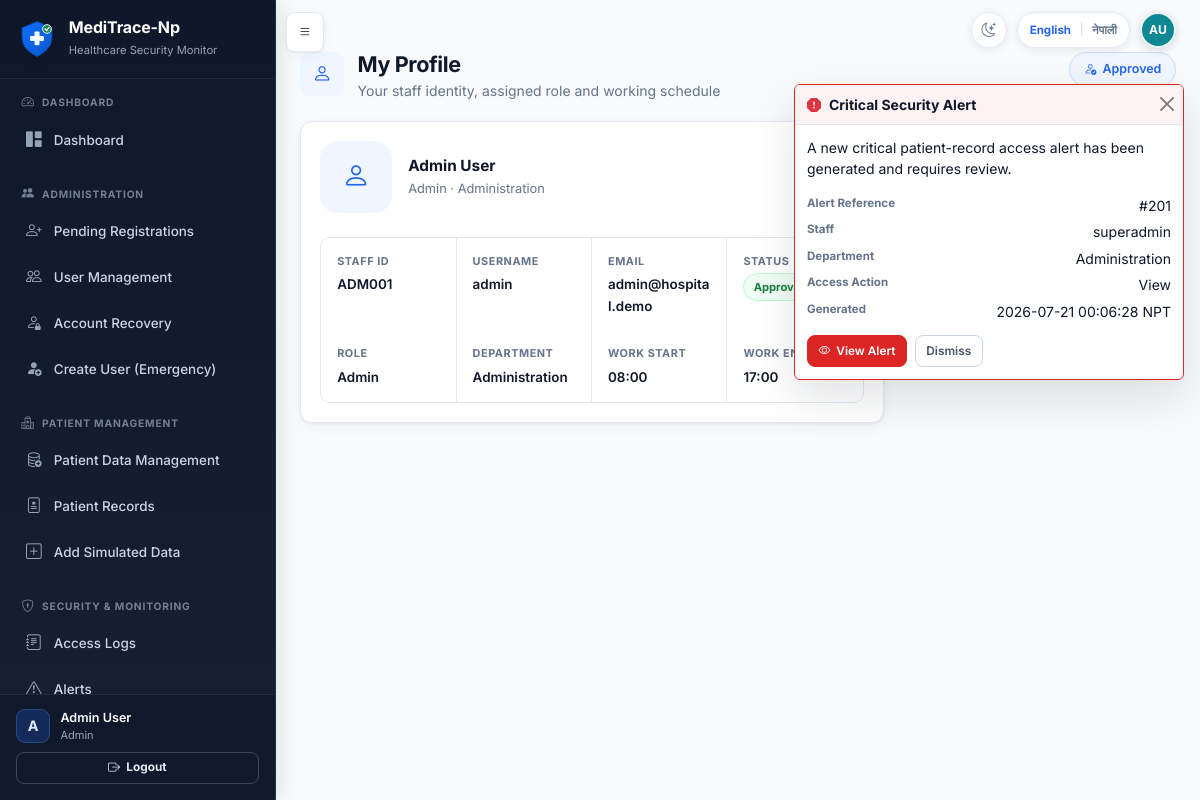
The page /staff/profile (signed in) on the database its author committed.
### tables this page shows
CREATE TABLE users (
            id INTEGER PRIMARY KEY AUTOINCREMENT,
            full_name TEXT NOT NULL,
            staff_id TEXT NOT NULL UNIQUE,
            email TEXT NOT NULL UNIQUE,
            username TEXT NOT NULL UNIQUE,
            password_hash TEXT NOT NULL,
            role TEXT NOT NULL,
            department TEXT NOT NULL,
            work_start TEXT NOT NULL,
            work_end TEXT NOT NULL,
            approval_status TEXT NOT NULL DEFAULT 'pending',
            is_active INTEGER NOT NULL DEFAULT 1,
            approved_by INTEGER,
            approved_at TEXT,
            rejection_reason TEXT,
            created_at TEXT NOT NULL,
            last_login TEXT, is_deleted INTEGER NOT NULL DEFAULT 0, failed_attempts INTEGER NOT NULL DEFAULT 0, locked_until TEXT, last_failed_login TEXT, must_change_password INTEGER NOT NULL DEFAULT 0, credential_version INTEGER NOT NULL DEFAULT 0, credentials_changed_at TEXT, credentials_changed_by INTEGER, preferred_language TEXT NOT NULL DEFAULT 'en',
            FOREIGN KEY (approved_by) REFERENCES users(id)
        );

CREATE TABLE messages (
            id INTEGER PRIMARY KEY AUTOINCREMENT,
            sender_id INTEGER NOT NULL,
            receiver_id INTEGER NOT NULL,
            title TEXT NOT NULL,
            body TEXT NOT NULL,
            is_read INTEGER NOT NULL DEFAULT 0,
            is_urgent INTEGER NOT NULL DEFAULT 0,
            created_at TEXT NOT NULL,
            read_at TEXT, notification_type TEXT, related_alert_id INTEGER,
            FOREIGN KEY (sender_id) REFERENCES users(id),
            FOREIGN KEY (receiver_id) REFERENCES users(id)
        );

CREATE TABLE alerts (
            id INTEGER PRIMARY KEY AUTOINCREMENT,
            event_id INTEGER NOT NULL,
            user_id INTEGER NOT NULL,
            username TEXT NOT NULL,
            role TEXT NOT NULL,
            department TEXT NOT NULL,
            record_id INTEGER,
            severity TEXT NOT NULL,
            reason TEXT NOT NULL,
            triggered_rules TEXT,
            ml_score INTEGER DEFAULT 0,
            status TEXT NOT NULL DEFAULT 'open',
            created_at TEXT NOT NULL,
            resolved_by INTEGER,
            resolved_at TEXT,
            notes TEXT, rule_score INTEGER, anomaly_score INTEGER, hybrid_score INTEGER, baseline_source TEXT, anomaly_method TEXT, model_version TEXT, model_confidence TEXT, minimum_risk_override TEXT, human_review_required INTEGER NOT NULL DEFAULT 1, explanation_json TEXT,
            FOREIGN KEY (event_id) REFERENCES access_events(id),
            FOREIGN KEY (user_id) REFERENCES users(id),
            FOREIGN KEY (resolved_by) REFERENCES users(id)
        );

CREATE TABLE access_events (
            id INTEGER PRIMARY KEY AUTOINCREMENT,
            user_id INTEGER NOT NULL,
            username TEXT NOT NULL,
            staff_id TEXT NOT NULL,
            role TEXT NOT NULL,
            department TEXT NOT NULL,
            record_id INTEGER,
            record_category TEXT,
            sensitivity_level TEXT,
            action_type TEXT NOT NULL,
            timestamp TEXT NOT NULL,
            ip_address TEXT,
            computer_name TEXT,
            is_after_hours INTEGER NOT NULL DEFAULT 0,
            is_sensitive INTEGER NOT NULL DEFAULT 0,
            department_match INTEGER NOT NULL DEFAULT 0,
            rule_result TEXT,
            ml_score INTEGER DEFAULT 0,
            final_risk_level TEXT NOT NULL DEFAULT 'Normal',
            alert_created INTEGER NOT NULL DEFAULT 0, rule_score INTEGER, anomaly_score INTEGER, hybrid_score INTEGER, baseline_source TEXT, anomaly_method TEXT, model_version TEXT, model_raw_score REAL, model_confidence TEXT, minimum_risk_override TEXT, human_review_required INTEGER NOT NULL DEFAULT 0, explanation_json TEXT, browser_info TEXT,
            FOREIGN KEY (user_id) REFERENCES users(id),
            FOREIGN KEY (record_id) REFERENCES patient_records(id)
        );

### app.py (the view)
@app.route('/staff/profile')
@login_required
@staff_or_admin_required
def staff_profile():
    return render_template('staff_profile.html', user=current_user._raw)

### templates/staff_profile.html (shortened to what this page needs)
{% extends "base.html" %}
{% from "macros.html" import page_header %}
{% block content %}
<div class="app-page">
{{ page_header('My Profile', 'Your staff identity, assigned role and working schedule', 'bi-person', tr_display(user.approval_status), 'bi-person-check') }}
<div class="card col-xl-8">
    <div class="card-body">
        <div class="d-flex align-items-center gap-3 mb-4">
            <div class="profile-avatar"><i class="bi bi-person"></i></div>
            <div><h2 class="app-section-title mb-1" data-no-translate>{{ user.full_name }}</h2><p class="app-section-subtitle">{{ tr_display(user.role) }} · {{ tr_display(user.department) }}</p></div>
        </div>
        <div class="detail-grid">
            <div class="detail-item"><span class="detail-label">Staff ID</span><span class="detail-value">{{ user.staff_id }}</span></div>
            <div class="detail-item"><span class="detail-label">Username</span><span class="detail-value">{{ user.username }}</span></div>
            <div class="detail-item"><span class="detail-label">Email</span><span class="detail-value">{{ user.email }}</span></div>
            <div class="detail-item"><span class="detail-label">Status</span><span class="detail-value"><span class="status-pill status-approved">{{ tr_display(user.approval_status) }}</span></span></div>
            <div class="detail-item"><span class="detail-label">Role</span><span class="detail-value">{{ tr_display(user.role) }}</span></div>
            <div class="detail-item"><span class="detail-label">Department</span><span class="detail-value">{{ tr_display(user.department) }}</span></div>
            <div class="detail-item"><span class="detail-label">Work Start</span><span class="detail-value">{{ user.work_start }}</span></div>
            <div class="detail-item"><span class="detail-label">Work End</span><span class="detail-value">{{ user.work_end }}</span></div>
        </div>
    </div>
</div>
</div>
{% endblock %}

### templates/base.html (shortened to what this page needs)
<!DOCTYPE html>
<html lang="{{ current_locale|default('en') }}" data-theme="light">
<head>
    <link href="https://cdn.jsdelivr.net/npm/bootstrap@5.3.2/dist/css/bootstrap.min.css" rel="stylesheet">
    <link href="https://cdn.jsdelivr.net/npm/bootstrap-icons@1.11.1/font/bootstrap-icons.css" rel="stylesheet">
    <link href="{{ url_for('static', filename='css/style.css') }}" rel="stylesheet">
    <link href="{{ url_for('static', filename='css/explainability.css') }}" rel="stylesheet">
    <link href="{{ url_for('static', filename='css/theme.css') }}" rel="stylesheet">
</head>
<body class="{% if current_user.is_authenticated %}has-sidebar{% endif %}">
    {% set language_return_path = request.full_path if request.query_string else request.path %}
    {% macro language_switch(extra_class='') %}
    <form method="POST" action="{{ url_for('change_language') }}" class="language-switch {{ extra_class }}" aria-label="{{ _('Switch language') }}">
        <button type="submit" name="language" value="en" class="language-option{% if current_locale == 'en' %} active{% endif %}" lang="en" aria-pressed="{{ 'true' if current_locale == 'en' else 'false' }}">English</button>
        <span class="language-divider" aria-hidden="true">|</span>
        <button type="submit" name="language" value="ne" class="language-option{% if current_locale == 'ne' %} active{% endif %}" lang="ne" aria-pressed="{{ 'true' if current_locale == 'ne' else 'false' }}">नेपाली</button>
    </form>
    {% endmacro %}
    {% macro theme_toggle(extra_class='') %}
    <button
        type="button"
        class="theme-toggle {{ extra_class }}"
        aria-label="{{ _('Switch to Dark Mode') }}"
        aria-pressed="false"
        title="{{ _('Switch to Dark Mode') }}"
        data-label-dark="{{ _('Switch to Dark Mode') }}"
        data-label-light="{{ _('Switch to Light Mode') }}"
    ><i class="bi bi-moon-stars" aria-hidden="true"></i></button>
    {% endmacro %}
    {% if current_user.is_authenticated %}
    {% from "macros.html" import user_initials %}
    {% set avatar_name = current_user.full_name|default('', true)|trim %}
    {% if not avatar_name %}{% set avatar_name = current_user.display_name|default('', true)|trim %}{% endif %}
    {% if not avatar_name %}{% set avatar_name = current_user.username|default('User', true)|trim %}{% endif %}
    <button type="button" class="btn btn-dark sidebar-toggle-btn" id="sidebarToggle" aria-label="{{ _('Toggle navigation') }}">
        <i class="bi bi-list"></i>
    </button>
    <div class="authenticated-header-actions" aria-label="{{ _('Current user') }}">
        {{ theme_toggle() }}
        {{ language_switch() }}
        <span
            class="header-user-avatar"
            role="img"
            aria-label="{{ _('Signed in as {name}', name=avatar_name) }}"
            title="{{ avatar_name }}"
        >{{ user_initials(current_user) }}</span>
    </div>
    <aside class="sidebar" id="sidebar">
        <div class="sidebar-brand">
            <img src="{{ url_for('static', filename='images/meditrace-logo.svg') }}" alt="{{ APP_NAME|default('MediTrace-Np') }}" class="brand-logo">
            <div>
                <h5 class="text-white mb-0 brand-title">{{ APP_NAME|default('MediTrace-Np') }}</h5>
                <small class="text-muted">Healthcare Security Monitor</small>
            </div>
        </div>
        <div class="sidebar-nav-scroll">
            {% import "sidebar_macros.html" as sidebar with context %}
            {% if current_user.is_admin_panel %}
                {{ sidebar.admin_sidebar() }}
            {% else %}
                {{ sidebar.staff_sidebar() }}
            {% endif %}
        </div>
        <div class="sidebar-footer">
            <div class="sidebar-user-summary">
                <span class="sidebar-user-avatar" aria-hidden="true">{{ current_user.full_name[:1]|upper }}</span>
                <div class="sidebar-user-copy">
                    <div class="small text-muted sidebar-user-name">{{ current_user.full_name }}</div>
                    <div class="small text-muted sidebar-user-role">{{ tr_display(current_user.role) }}</div>
                </div>
            </div>
            <a href="{{ url_for('logout') }}" class="btn btn-outline-light btn-sm mt-2 w-100 fw-bold">
                <i class="bi bi-box-arrow-right"></i> Logout
            </a>
        </div>
    </aside>
    <main class="main-content" id="mainContent">
    {% else %}
    <div class="public-header-actions">
        {{ theme_toggle('public-theme-toggle') }}
        {{ language_switch('public-language-switch') }}
    </div>
    <main class="auth-main container py-4">
    {% endif %}
            {% block content %}{% endblock %}
    {% if current_user.is_authenticated %}
    </main>
    {% else %}
    </main>
    {% endif %}
    {% if current_user.is_authenticated and current_user.is_admin_panel and critical_notifications %}
    {% set critical_notification = critical_notifications[0] %}
    <div class="toast-container position-fixed top-0 end-0 p-3 critical-alert-toast-container" aria-live="assertive" aria-atomic="true">
      <div
        class="toast critical-alert-toast"
        id="criticalAlertToast"
        role="alert"
        data-bs-autohide="false"
        data-seen-url="{{ url_for('acknowledge_critical_notification', notification_id=critical_notification.notification_id) }}"
        data-csrf-token="{{ csrf_token() }}"
        aria-labelledby="criticalAlertToastTitle"
        aria-describedby="criticalAlertToastDescription"
      >
        <div class="toast-header critical-alert-toast-header">
          <i class="bi bi-exclamation-octagon-fill text-danger me-2" aria-hidden="true"></i>
          <strong class="me-auto" id="criticalAlertToastTitle">Critical Security Alert</strong>
          <form method="POST" action="{{ url_for('acknowledge_critical_notification', notification_id=critical_notification.notification_id) }}">
            <button type="submit" class="btn-close" aria-label="{{ _('Dismiss') }}"></button>
          </form>
        </div>
        <div class="toast-body" id="criticalAlertToastDescription">
          <p>A new critical patient-record access alert has been generated and requires review.</p>
          <dl class="critical-alert-toast-details">
            <div><dt>Alert Reference</dt><dd>#{{ critical_notification.alert_id }}</dd></div>
            <div><dt>Staff</dt><dd data-no-translate>{{ critical_notification.username }}</dd></div>
            <div><dt>Department</dt><dd>{{ tr_display(critical_notification.department) }}</dd></div>
            {% if critical_notification.action_type %}<div><dt>Access Action</dt><dd>{{ tr_display(critical_notification.action_type) }}</dd></div>{% endif %}
            <div><dt>Generated</dt><dd>{{ critical_notification.created_at|nepal_datetime }}</dd></div>
          </dl>
          <div class="critical-alert-toast-actions">
            <form method="POST" action="{{ url_for('acknowledge_critical_notification', notification_id=critical_notification.notification_id) }}">
              <button type="submit" class="btn btn-danger btn-sm"><i class="bi bi-eye" aria-hidden="true"></i> View Alert</button>
            </form>
            <form method="POST" action="{{ url_for('acknowledge_critical_notification', notification_id=critical_notification.notification_id) }}">
              <button type="submit" class="btn btn-outline-secondary btn-sm">Dismiss</button>
            </form>
          </div>
        </div>
      </div>
    </div>
    {% endif %}
</body>
</html>

### templates/macros.html (shortened to what this page needs)
{% macro page_header(title, subtitle, icon, badge=None, badge_icon='bi-shield-check') %}
<header class="app-page-header">
    <div class="app-page-header-left">
        <div class="app-page-icon" aria-hidden="true"><i class="bi {{ icon }}"></i></div>
        <div>
            <h1 class="app-page-title">{{ _(title) }}</h1>
            {% if subtitle %}<p class="app-page-subtitle">{{ _(subtitle) }}</p>{% endif %}
        </div>
    </div>
    {% if badge %}
    <span class="app-page-badge"><i class="bi {{ badge_icon }}"></i>{{ _(badge) }}</span>
    {% endif %}
</header>
{% endmacro %}
{% macro user_initials(user) -%}
{% set full_name = user.full_name|default('', true)|trim %}
{% set display_name = user.display_name|default('', true)|trim %}
{% set username = user.username|default('', true)|trim %}
{% set initials_source = full_name or display_name or username %}
{% set name_parts = initials_source.split() %}
{% if name_parts|length > 1 %}{{ (name_parts[0][0] ~ name_parts[-1][0])|upper }}
{% elif name_parts|length == 1 %}{{ name_parts[0][0]|upper }}
{% else %}?{% endif %}
{%- endmacro %}

### rows shown on the page
users: full_name "A", full_name "Admin User", role "Admin", department "Administration", staff_id "ADM001", username "admin", email "admin@hospital.demo", approval_status "Approved", work_start "08:00", work_end "17:00"
messages: alert_id "201"
alerts: username "superadmin", department "Administration", created_at|nepal_datetime "2026-07-21 00:06:28 NPT"
access_events: action_type "View"

### other values the page prints
{{ (name_parts[0][0] ~ name_parts[-1][0])|upper }} "AU"
{{ APP_NAME|default('MediTrace-Np') }} "MediTrace-Np"
